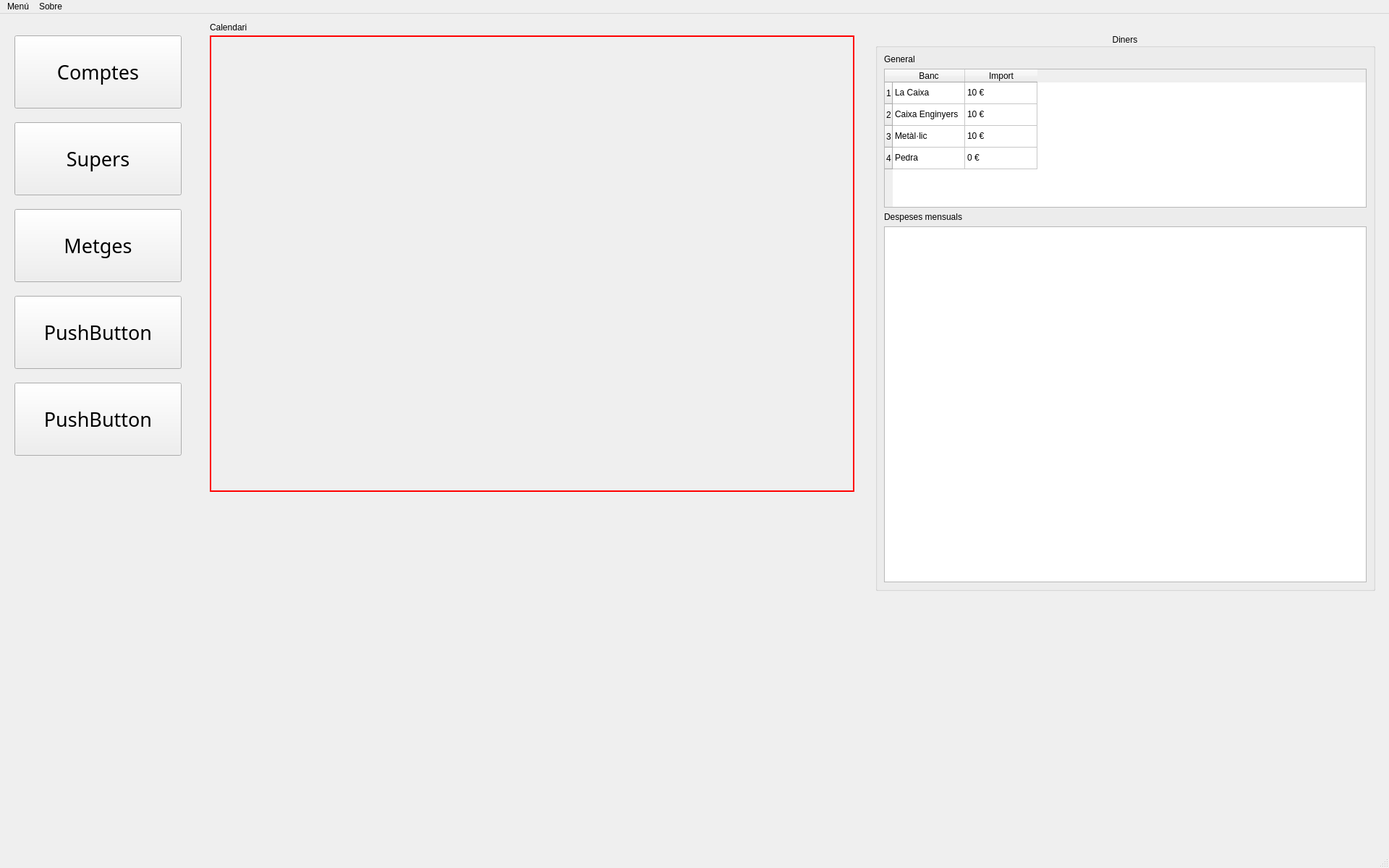
<?xml version="1.0" encoding="UTF-8"?>
<ui version="4.0">
 <class>MainWindow</class>
 <widget class="QMainWindow" name="MainWindow">
  <property name="geometry">
   <rect>
    <x>0</x>
    <y>0</y>
    <width>1920</width>
    <height>1200</height>
   </rect>
  </property>
  <property name="windowTitle">
   <string>&lt;Programa&gt;</string>
  </property>
  <property name="windowIcon">
   <iconset resource="rsc.qrc">
    <normaloff>:/icones/rsc/cash.png</normaloff>:/icones/rsc/cash.png</iconset>
  </property>
  <widget class="QWidget" name="centralwidget">
   <widget class="QWidget" name="widget" native="true">
    <property name="geometry">
     <rect>
      <x>290</x>
      <y>30</y>
      <width>891</width>
      <height>631</height>
     </rect>
    </property>
    <property name="mouseTracking">
     <bool>false</bool>
    </property>
    <property name="styleSheet">
     <string notr="true">border: 2px solid red;</string>
    </property>
   </widget>
   <widget class="QPushButton" name="pushButton_Operacions">
    <property name="geometry">
     <rect>
      <x>20</x>
      <y>150</y>
      <width>231</width>
      <height>101</height>
     </rect>
    </property>
    <property name="font">
     <font>
      <family>Noto Sans</family>
      <pointsize>20</pointsize>
      <italic>false</italic>
     </font>
    </property>
    <property name="toolTip">
     <string/>
    </property>
    <property name="text">
     <string>Supers</string>
    </property>
   </widget>
   <widget class="QPushButton" name="pushButton_Comptes">
    <property name="geometry">
     <rect>
      <x>20</x>
      <y>30</y>
      <width>231</width>
      <height>101</height>
     </rect>
    </property>
    <property name="font">
     <font>
      <family>Noto Sans</family>
      <pointsize>20</pointsize>
      <italic>false</italic>
     </font>
    </property>
    <property name="toolTip">
     <string>Comptes bancaris, tresoreria</string>
    </property>
    <property name="text">
     <string>Comptes</string>
    </property>
   </widget>
   <widget class="QPushButton" name="pushButton_Metges">
    <property name="geometry">
     <rect>
      <x>20</x>
      <y>270</y>
      <width>231</width>
      <height>101</height>
     </rect>
    </property>
    <property name="font">
     <font>
      <family>Noto Sans</family>
      <pointsize>20</pointsize>
      <italic>false</italic>
     </font>
    </property>
    <property name="text">
     <string>Metges</string>
    </property>
   </widget>
   <widget class="QGroupBox" name="groupBox">
    <property name="geometry">
     <rect>
      <x>1210</x>
      <y>27</y>
      <width>691</width>
      <height>771</height>
     </rect>
    </property>
    <property name="title">
     <string>Diners</string>
    </property>
    <property name="alignment">
     <set>Qt::AlignCenter</set>
    </property>
    <layout class="QGridLayout" name="gridLayout_2">
     <item row="0" column="0">
      <layout class="QGridLayout" name="gridLayout">
       <item row="0" column="0">
        <widget class="QLabel" name="label_general">
         <property name="text">
          <string>General</string>
         </property>
        </widget>
       </item>
       <item row="1" column="0">
        <widget class="QTableWidget" name="tableWidget">
         <property name="sizePolicy">
          <sizepolicy hsizetype="Expanding" vsizetype="Fixed">
           <horstretch>0</horstretch>
           <verstretch>0</verstretch>
          </sizepolicy>
         </property>
         <attribute name="horizontalHeaderMinimumSectionSize">
          <number>59</number>
         </attribute>
         <attribute name="horizontalHeaderHighlightSections">
          <bool>true</bool>
         </attribute>
         <attribute name="horizontalHeaderStretchLastSection">
          <bool>false</bool>
         </attribute>
         <attribute name="verticalHeaderStretchLastSection">
          <bool>false</bool>
         </attribute>
         <row>
          <property name="text">
           <string>1</string>
          </property>
         </row>
         <row>
          <property name="text">
           <string>2</string>
          </property>
         </row>
         <row>
          <property name="text">
           <string>3</string>
          </property>
         </row>
         <row>
          <property name="text">
           <string>4</string>
          </property>
         </row>
         <column>
          <property name="text">
           <string>Banc</string>
          </property>
         </column>
         <column>
          <property name="text">
           <string>Import</string>
          </property>
         </column>
         <item row="0" column="0">
          <property name="text">
           <string>La Caixa</string>
          </property>
          <property name="flags">
           <set>ItemIsSelectable|ItemIsDragEnabled|ItemIsDropEnabled|ItemIsUserCheckable|ItemIsEnabled</set>
          </property>
         </item>
         <item row="0" column="1">
          <property name="text">
           <string>10 €</string>
          </property>
         </item>
         <item row="1" column="0">
          <property name="text">
           <string>Caixa Enginyers</string>
          </property>
         </item>
         <item row="1" column="1">
          <property name="text">
           <string>10 €</string>
          </property>
         </item>
         <item row="2" column="0">
          <property name="text">
           <string>Metàl·lic</string>
          </property>
         </item>
         <item row="2" column="1">
          <property name="text">
           <string>10 €</string>
          </property>
         </item>
         <item row="3" column="0">
          <property name="text">
           <string>Pedra</string>
          </property>
         </item>
         <item row="3" column="1">
          <property name="text">
           <string>0 €</string>
          </property>
         </item>
        </widget>
       </item>
       <item row="2" column="0">
        <widget class="QLabel" name="label_despesesMensuals">
         <property name="text">
          <string>Despeses mensuals</string>
         </property>
        </widget>
       </item>
       <item row="3" column="0">
        <widget class="QTreeView" name="treeView"/>
       </item>
      </layout>
     </item>
    </layout>
   </widget>
   <widget class="QLabel" name="Calendari">
    <property name="geometry">
     <rect>
      <x>290</x>
      <y>10</y>
      <width>64</width>
      <height>17</height>
     </rect>
    </property>
    <property name="text">
     <string>Calendari</string>
    </property>
   </widget>
   <widget class="QPushButton" name="pushButton_4">
    <property name="geometry">
     <rect>
      <x>20</x>
      <y>390</y>
      <width>231</width>
      <height>101</height>
     </rect>
    </property>
    <property name="font">
     <font>
      <family>Noto Sans</family>
      <pointsize>20</pointsize>
      <italic>false</italic>
     </font>
    </property>
    <property name="text">
     <string>PushButton</string>
    </property>
   </widget>
   <widget class="QPushButton" name="pushButton_5">
    <property name="geometry">
     <rect>
      <x>20</x>
      <y>510</y>
      <width>231</width>
      <height>101</height>
     </rect>
    </property>
    <property name="font">
     <font>
      <family>Noto Sans</family>
      <pointsize>20</pointsize>
      <italic>false</italic>
     </font>
    </property>
    <property name="text">
     <string>PushButton</string>
    </property>
   </widget>
  </widget>
  <widget class="QMenuBar" name="menubar">
   <property name="geometry">
    <rect>
     <x>0</x>
     <y>0</y>
     <width>1920</width>
     <height>23</height>
    </rect>
   </property>
   <widget class="QMenu" name="menuMen">
    <property name="title">
     <string>Menú</string>
    </property>
    <widget class="QMenu" name="menuInserir">
     <property name="title">
      <string>Inserir</string>
     </property>
     <addaction name="actionBanc"/>
     <addaction name="actionBeneficiari"/>
     <addaction name="separator"/>
     <addaction name="actionCategoria"/>
    </widget>
    <addaction name="menuInserir"/>
    <addaction name="actionConsulta"/>
    <addaction name="separator"/>
    <addaction name="actionSortir"/>
   </widget>
   <widget class="QMenu" name="menuAbout">
    <property name="title">
     <string>Sobre</string>
    </property>
    <addaction name="actionAbout_programa"/>
    <addaction name="actionSobre_icones"/>
    <addaction name="separator"/>
    <addaction name="actionSobre_Qt"/>
   </widget>
   <addaction name="menuMen"/>
   <addaction name="menuAbout"/>
  </widget>
  <widget class="QStatusBar" name="statusbar"/>
  <action name="actionConsulta">
   <property name="text">
    <string>Consulta</string>
   </property>
  </action>
  <action name="actionSortir">
   <property name="text">
    <string>Sortir</string>
   </property>
  </action>
  <action name="actionAbout_programa">
   <property name="text">
    <string>Sobre </string>
   </property>
  </action>
  <action name="actionBanc">
   <property name="text">
    <string>Banc</string>
   </property>
  </action>
  <action name="actionBeneficiari">
   <property name="text">
    <string>Beneficiaris</string>
   </property>
  </action>
  <action name="actionCategoria">
   <property name="text">
    <string>Categoria</string>
   </property>
  </action>
  <action name="actionSobre_icones">
   <property name="text">
    <string>Sobre icones</string>
   </property>
  </action>
  <action name="actionSobre_Qt">
   <property name="text">
    <string>Sobre Qt</string>
   </property>
  </action>
 </widget>
 <tabstops>
  <tabstop>pushButton_Comptes</tabstop>
  <tabstop>pushButton_Operacions</tabstop>
  <tabstop>tableWidget</tabstop>
  <tabstop>treeView</tabstop>
  <tabstop>pushButton_4</tabstop>
  <tabstop>pushButton_5</tabstop>
  <tabstop>pushButton_Metges</tabstop>
 </tabstops>
 <resources>
  <include location="rsc.qrc"/>
 </resources>
 <connections>
  <connection>
   <sender>actionSortir</sender>
   <signal>triggered()</signal>
   <receiver>MainWindow</receiver>
   <slot>close()</slot>
   <hints>
    <hint type="sourcelabel">
     <x>-1</x>
     <y>-1</y>
    </hint>
    <hint type="destinationlabel">
     <x>399</x>
     <y>299</y>
    </hint>
   </hints>
  </connection>
 </connections>
</ui>
